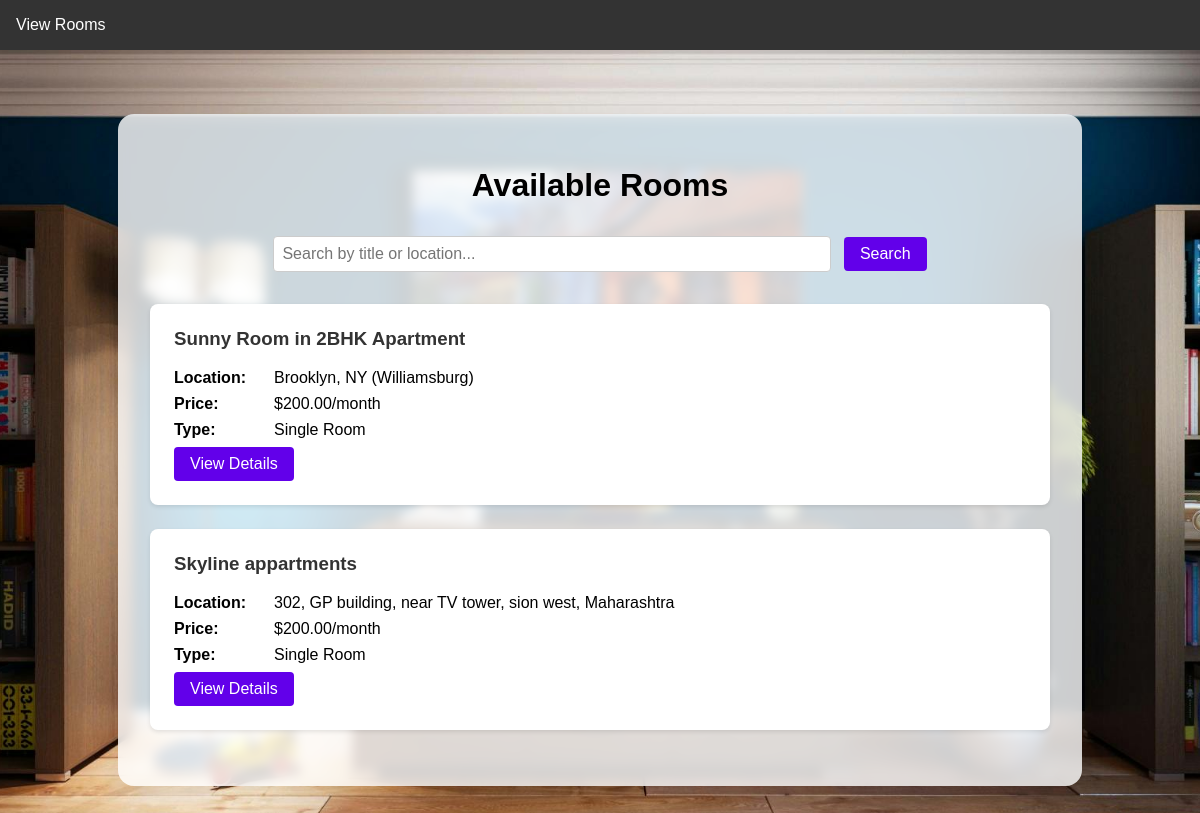
/rooms/, run on the app's committed database.
### rooms/models.py (models this page shows, shortened)
class Room(models.Model):
    ROOM_CATEGORIES = [
        ("Single", "Single Room"),
        ("Double", "Double Room"),
        ("Shared", "Shared Room"),
    ]
    title = models.CharField(max_length=255)
    description = models.TextField()
    location = models.CharField(max_length=255)
    price = models.DecimalField(max_digits=10, decimal_places=2)
    capacity = models.IntegerField()
    provider = models.ForeignKey(settings.AUTH_USER_MODEL, on_delete=models.CASCADE)
    image = models.ImageField(upload_to="room_images/", blank=True, null=True)  # Optional
    capacity = models.IntegerField(default=1)  # New field: Max occupants
    category = models.CharField(max_length=10, choices=ROOM_CATEGORIES, default="Single")  # Room type
    is_available = models.BooleanField(default=True)  # New field: Availability status
    created_at = models.DateTimeField(auto_now_add=True)

### rooms/views.py (the view)
# urls.py: path('', room_list, name='room_list'),  # this makes /rooms/ go to the list
def room_list(request):
    query = request.GET.get('q')
    rooms = Room.objects.all()
    if query:
        rooms = rooms.filter(
            Q(title__icontains=query) |
            Q(location__icontains=query)
        )
    return render(request, "rooms/room_list.html", {"rooms": rooms})

### rooms/templates/rooms/room_list.html (shortened to what this page needs)
{% extends 'base.html' %}
{% block content %}
<div class="available-rooms-page">
  <h1 style="text-align: center; margin-bottom: 2rem;">Available Rooms</h1>
  <form method="get" action="{% url 'room_list' %}" class="search-form">
    <input type="text" name="q" placeholder="Search by title or location..." value="{{ request.GET.q }}">
    <button type="submit">Search</button>
  </form>
  {% if rooms %}
    {% for room in rooms %}
    <div class="room-item-card">
      <h3>{{ room.title }}</h3>
      <div class="room-detail-row">
        <div class="room-detail-label">Location:</div>
        <div>{{ room.location }}</div>
      </div>
      <div class="room-detail-row">
        <div class="room-detail-label">Price:</div>
        <div>${{ room.price }}/month</div>
      </div>
      <div class="room-detail-row">
        <div class="room-detail-label">Type:</div>
        <div>{{ room.get_category_display }}</div>
      </div>
      <a href="{% url 'room_detail' room.id %}" class="view-room-btn">View Details</a>
    </div>
    {% endfor %}
  {% else %}
    <div class="no-results">No rooms found matching your search.</div>
  {% endif %}
</div>
{% endblock %}

### rooms/templates/rooms/room_list.html (style rules this page uses)
body { background: url('/static/images/mates4.jpg') no-repeat center center fixed; background-size: cover; }
.available-rooms-page { max-width: 900px; margin: 3rem auto; padding: 2rem; background: rgba(255, 255, 255, 0.8); border-radius: 16px; backdrop-filter: blur(6px); -webkit-backdrop-filter: blur(6px); box-shadow: 0 8px 24px rgba(0, 0, 0, 0.1); }
.search-form { margin-bottom: 2rem; text-align: center; }
.search-form input[type="text"] { padding: 0.5rem; width: 60%; border-radius: 4px; border: 1px solid #ccc; font-size: 16px; }
.search-form button { padding: 0.5rem 1rem; background-color: #6200ea; color: white; border: none; border-radius: 4px; font-size: 16px; margin-left: 8px; cursor: pointer; transition: background-color 0.2s; }
.room-item-card { background-color: white; border-radius: 8px; padding: 1.5rem; margin-bottom: 1.5rem; box-shadow: 0 2px 4px rgba(0, 0, 0, 0.1); }
.room-item-card h3 { margin-top: 0; color: #333; }
.room-detail-row { display: flex; margin-bottom: 0.5rem; }
.room-detail-label { font-weight: bold; min-width: 100px; }
.view-room-btn { display: inline-block; background-color: #6200ea; color: white; padding: 0.5rem 1rem; text-decoration: none; border-radius: 4px; transition: background-color 0.2s; }

### data on the page
Room: title "Sunny Room in 2BHK Apartment", location "Brooklyn, NY (Williamsburg)", price "200.00", category "Single Room"
Room: title "Skyline appartments", location "302, GP building, near TV tower, sion west, Maharashtra", price "200.00", category "Single Room"
